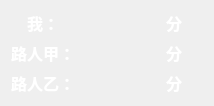
<?xml version="1.0" encoding="UTF-8"?>
<ui version="4.0">
 <class>ScorePanel</class>
 <widget class="QWidget" name="ScorePanel">
  <property name="geometry">
   <rect>
    <x>0</x>
    <y>0</y>
    <width>214</width>
    <height>93</height>
   </rect>
  </property>
  <property name="windowTitle">
   <string>Form</string>
  </property>
  <layout class="QGridLayout" name="gridLayout">
   <item row="0" column="0">
    <widget class="QLabel" name="myTitile">
     <property name="font">
      <font>
       <family>微软雅黑</family>
       <pointsize>12</pointsize>
       <bold>true</bold>
      </font>
     </property>
     <property name="styleSheet">
      <string notr="true">color: rgb(255, 255, 255);</string>
     </property>
     <property name="text">
      <string>我：</string>
     </property>
     <property name="alignment">
      <set>Qt::AlignCenter</set>
     </property>
    </widget>
   </item>
   <item row="0" column="1">
    <widget class="QLabel" name="meScore">
     <property name="font">
      <font>
       <family>微软雅黑</family>
       <pointsize>12</pointsize>
       <bold>true</bold>
      </font>
     </property>
     <property name="styleSheet">
      <string notr="true">color: rgb(255, 255, 255);</string>
     </property>
     <property name="text">
      <string/>
     </property>
     <property name="alignment">
      <set>Qt::AlignCenter</set>
     </property>
    </widget>
   </item>
   <item row="0" column="2">
    <widget class="QLabel" name="score1">
     <property name="font">
      <font>
       <family>微软雅黑</family>
       <pointsize>12</pointsize>
       <bold>true</bold>
      </font>
     </property>
     <property name="styleSheet">
      <string notr="true">color: rgb(255, 255, 255);</string>
     </property>
     <property name="text">
      <string>分</string>
     </property>
     <property name="alignment">
      <set>Qt::AlignCenter</set>
     </property>
    </widget>
   </item>
   <item row="1" column="0">
    <widget class="QLabel" name="leftTitile">
     <property name="font">
      <font>
       <family>微软雅黑</family>
       <pointsize>12</pointsize>
       <bold>true</bold>
      </font>
     </property>
     <property name="styleSheet">
      <string notr="true">color: rgb(255, 255, 255);</string>
     </property>
     <property name="text">
      <string>路人甲：</string>
     </property>
     <property name="alignment">
      <set>Qt::AlignCenter</set>
     </property>
    </widget>
   </item>
   <item row="1" column="1">
    <widget class="QLabel" name="leftScore">
     <property name="font">
      <font>
       <family>微软雅黑</family>
       <pointsize>12</pointsize>
       <bold>true</bold>
      </font>
     </property>
     <property name="styleSheet">
      <string notr="true">color: rgb(255, 255, 255);</string>
     </property>
     <property name="text">
      <string/>
     </property>
     <property name="alignment">
      <set>Qt::AlignCenter</set>
     </property>
    </widget>
   </item>
   <item row="1" column="2">
    <widget class="QLabel" name="score2">
     <property name="font">
      <font>
       <family>微软雅黑</family>
       <pointsize>12</pointsize>
       <bold>true</bold>
      </font>
     </property>
     <property name="styleSheet">
      <string notr="true">color: rgb(255, 255, 255);</string>
     </property>
     <property name="text">
      <string>分</string>
     </property>
     <property name="alignment">
      <set>Qt::AlignCenter</set>
     </property>
    </widget>
   </item>
   <item row="2" column="0">
    <widget class="QLabel" name="rightTitle">
     <property name="font">
      <font>
       <family>微软雅黑</family>
       <pointsize>12</pointsize>
       <bold>true</bold>
      </font>
     </property>
     <property name="styleSheet">
      <string notr="true">color: rgb(255, 255, 255);</string>
     </property>
     <property name="text">
      <string>路人乙：</string>
     </property>
     <property name="alignment">
      <set>Qt::AlignCenter</set>
     </property>
    </widget>
   </item>
   <item row="2" column="1">
    <widget class="QLabel" name="rightScore">
     <property name="font">
      <font>
       <family>微软雅黑</family>
       <pointsize>12</pointsize>
       <bold>true</bold>
      </font>
     </property>
     <property name="styleSheet">
      <string notr="true">color: rgb(255, 255, 255);</string>
     </property>
     <property name="text">
      <string/>
     </property>
     <property name="alignment">
      <set>Qt::AlignCenter</set>
     </property>
    </widget>
   </item>
   <item row="2" column="2">
    <widget class="QLabel" name="score3">
     <property name="font">
      <font>
       <family>微软雅黑</family>
       <pointsize>12</pointsize>
       <bold>true</bold>
      </font>
     </property>
     <property name="styleSheet">
      <string notr="true">color: rgb(255, 255, 255);</string>
     </property>
     <property name="text">
      <string>分</string>
     </property>
     <property name="alignment">
      <set>Qt::AlignCenter</set>
     </property>
    </widget>
   </item>
  </layout>
 </widget>
 <resources/>
 <connections/>
</ui>
